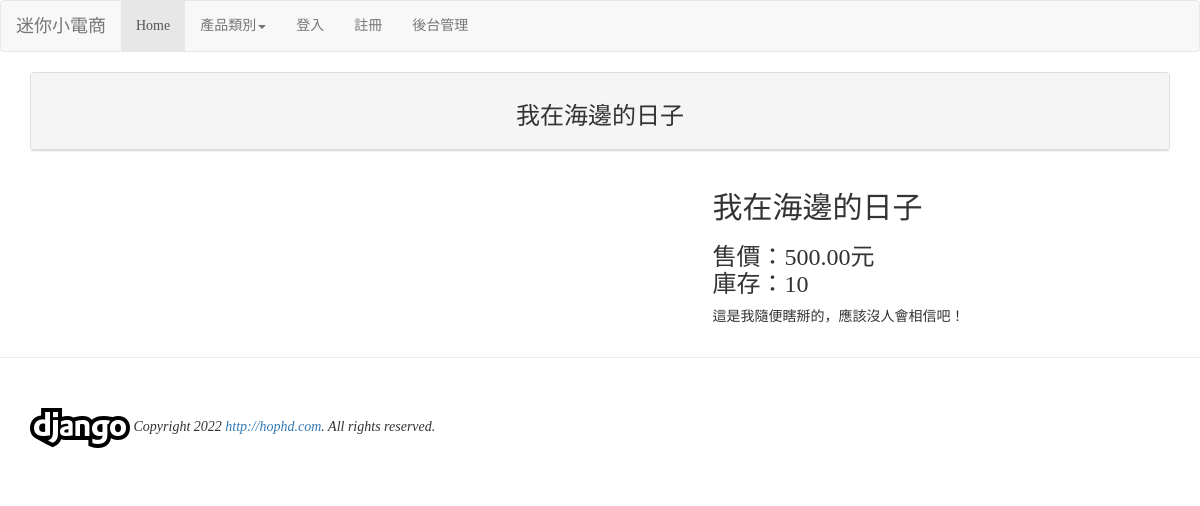
Page /product/3/ on the committed database.
### mysite/models.py (models this page shows, shortened)
class Product(models.Model):
    category = models.ForeignKey(Category, on_delete=models.CASCADE)
    sku = models.CharField(max_length=20)
    name = models.CharField(max_length=200)
    description = models.TextField()
    image = image = FilerImageField(related_name="product_image", on_delete=models.CASCADE)
    website = models.URLField(null=True)
    stock = models.PositiveIntegerField(default=0)
    price = models.DecimalField(max_digits=10, decimal_places=2, default=0)

### mysite/views.py (the view)
# urls.py: path('product/<int:id>/', views.product, name='product-url'),
def product(request, id):
    try:
        product = models.Product.objects.get(id=id)
    except:
        product = None
    return render(request, 'product.html', locals())

### templates/product.html (shortened to what this page needs)
{% extends "base.html" %}
{% block content %}
<div class='container'>
<div class='row'>
    <div class='col-md-12'>
        <div class='panel panel-default'>
            <div class='panel-heading' align=center>
                <h3>{{ product.name | default:"產品編號錯誤" }}</h3>
            </div>
        </div>
    </div>
</div>
<div class='row'>
    <div class='col-sm-offset-1 col-sm-6'>
    </div>
    <div class='col-sm-4'>
        <h2>{{product.name}}</h2>
        <h3>售價：{{product.price}}元<br/>
            庫存：{{product.stock}}</h3>
        <p>{{product.description | linebreaks }}</p>
    </div>
</div>
</div>
{% endblock %}

### templates/base.html (style rules this page uses)
h1, h2, h3, h4, h5, p, div { font-family: 微軟正黑體; }

### rows in the picture
Product: name "我在海邊的日子", price "500.00", stock "10", description "這是我隨便瞎掰的，應該沒人會相信吧！"
